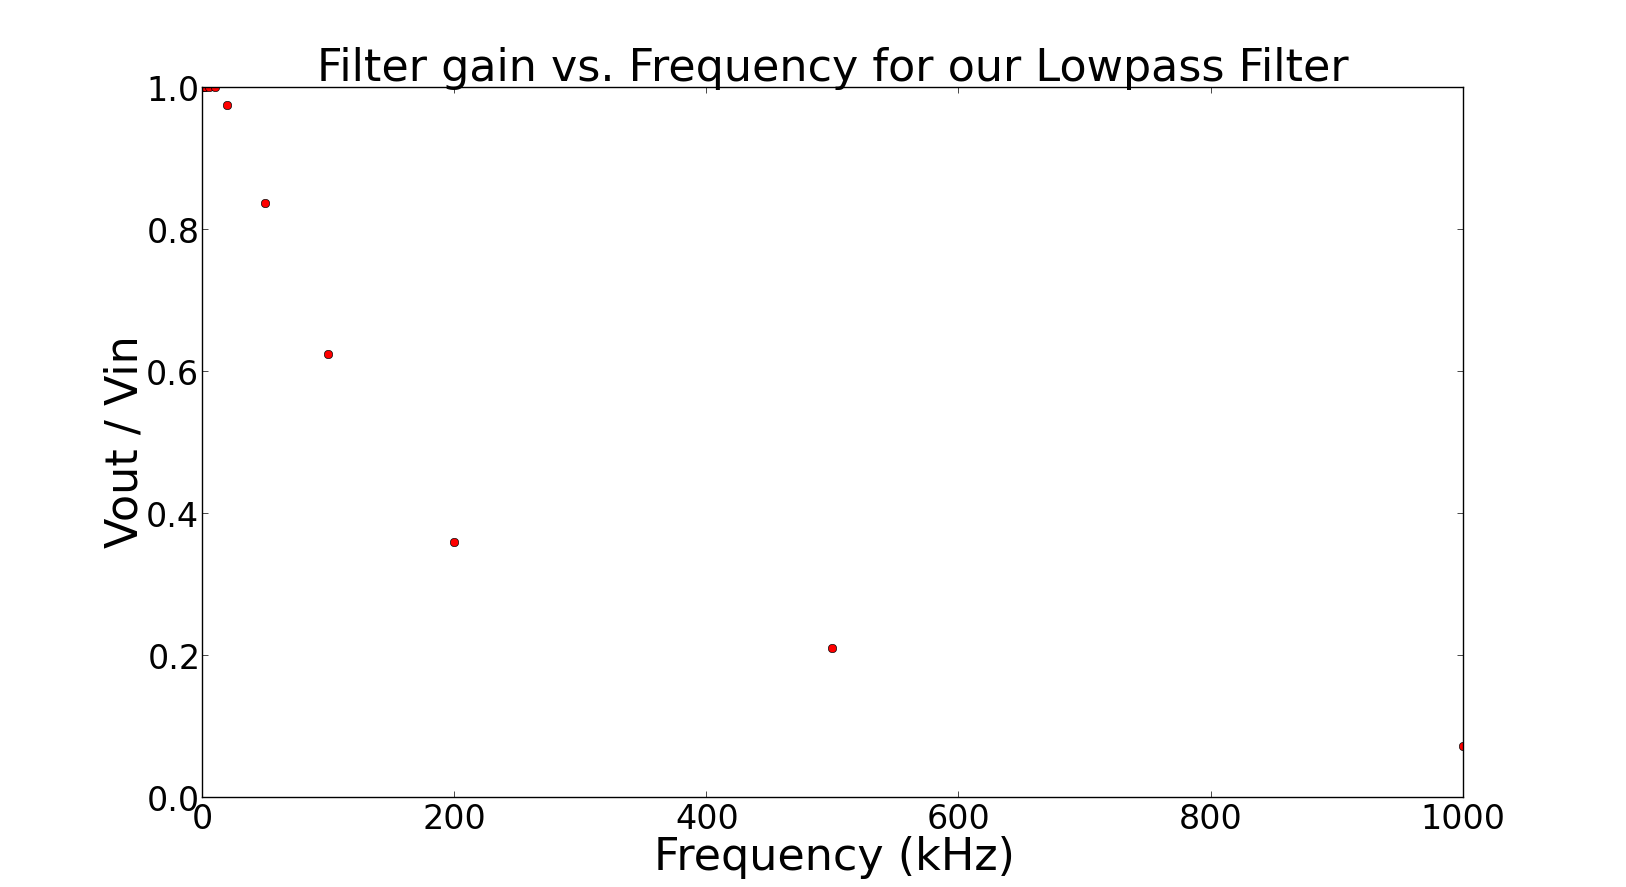

Write Python code to recreate this figure.
import matplotlib.pyplot as plt
import numpy as np
import math

x = [10,20,50,100,200,500,1000,2000,5000,10000,20000,50000,100000,200000,500000,1000000]

y=[4,4,4,4,4,4,4,4,4,4,3.9,3.35,2.5,1.44,0.84,0.29]


plt.plot([a/1000 for a in x], [q/4 for q in y], 'ro')
plt.tick_params(axis='both', which='major', labelsize=24)
plt.xlabel("Frequency (kHz)", fontsize=32)
plt.ylabel("Vout / Vin", fontsize=32)
plt.title("Filter gain vs. Frequency for our Lowpass Filter", fontsize = 32)
plt.show()
